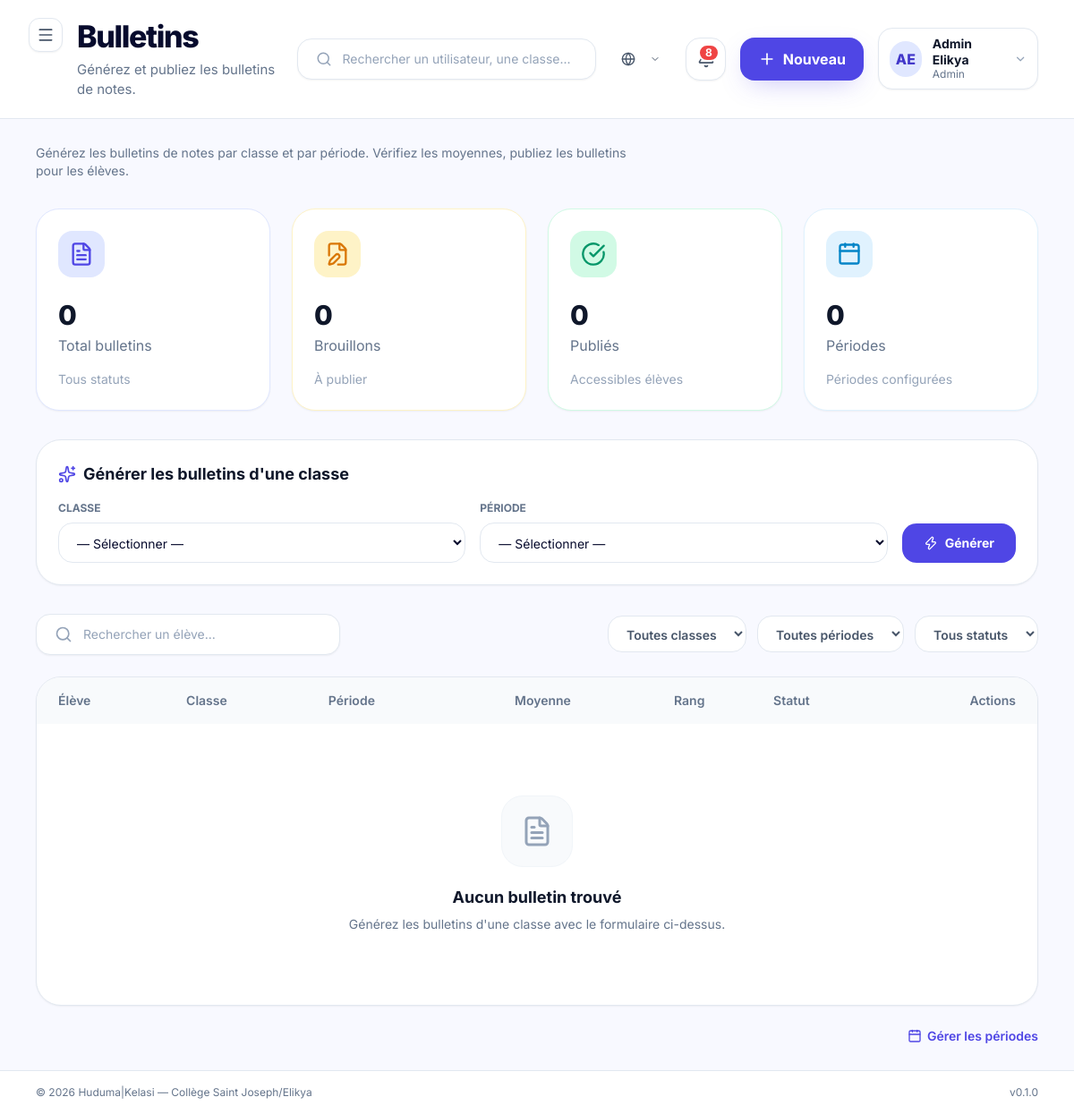
The page /students/admin/bulletins/ (signed in) on the database its author committed.
### apps/accounts/models.py (models this page shows, shortened)
class User(AbstractBaseUser, PermissionsMixin, BaseModel):
    email = models.EmailField(
        unique=True,
        verbose_name=_("Email"),
        help_text=_("Adresse email utilisée comme identifiant de connexion."),
    )
    first_name = models.CharField(
        max_length=80,
        verbose_name=_("Prénom"),
    )
    last_name = models.CharField(
        max_length=80,
        verbose_name=_("Nom"),
    )
    role = models.CharField(
        max_length=30,
        choices=UserRole.choices,
        default=UserRole.ELEVE,
        verbose_name=_("Rôle"),
        help_text=_("Rôle de l'utilisateur dans la plateforme."),
    )
    phone = models.CharField(
        max_length=30,
        blank=True,
        default="",
        verbose_name=_("Téléphone"),
    )
    avatar = models.ImageField(
        upload_to="avatars/",
        blank=True,
        null=True,
        verbose_name=_("Avatar"),
    )
    is_active = models.BooleanField(
        default=True,
        verbose_name=_("Actif"),
    )
    is_staff = models.BooleanField(
        default=False,
        verbose_name=_("Accès admin Django"),
    )
    date_joined = models.DateTimeField(
        auto_now_add=True,
        verbose_name=_("Date d'inscription"),
    )
    USERNAME_FIELD = "email"
    REQUIRED_FIELDS = ["first_name", "last_name"]
    objects = UserManager()
    class Meta:
        verbose_name = _("Utilisateur")
        verbose_name_plural = _("Utilisateurs")
        ordering = ["last_name", "first_name"]
        indexes = [
            models.Index(fields=["role"]),
            models.Index(fields=["is_active"]),
        ]
    @property
    def full_name(self) -> str:
        return f"{self.first_name} {self.last_name}".strip()
    @property
    def short_label(self) -> str:
        return ROLE_SHORT_LABELS.get(self.role, self.role)
    @property
    def initials(self) -> str:
        first = (self.first_name or "").strip()
        last = (self.last_name or "").strip()
        if first and last:
            return f"{first[0]}{last[0]}".upper()
        if first:
            return first[0].upper()
        if self.email:
            return self.email[0].upper()
        return "?"

### apps/students/views.py (the view)
# urls.py: path("admin/bulletins/", BulletinListView.as_view(), name="bulletin_list"),
class BulletinListView(HTMXMixin, RoleRequiredMixin, ListView):
    model = Bulletin
    template_name = "pages/admin/bulletins/index.html"
    partial_template_name = "pages/admin/bulletins/_bulletin_list.html"
    context_object_name = "bulletins"
    allowed_roles = [UserRole.ADMIN, UserRole.DIRECTEUR_ETUDES]
    paginate_by = 15
    def get_queryset(self):
        qs = Bulletin.objects.select_related(
            "eleve", "classe", "periode", "annee_scolaire"
        ).all().order_by("-created_at")
        search = self.request.GET.get("search", "").strip()
        if search:
            qs = qs.filter(
                eleve__first_name__icontains=search
            ) | qs.filter(
                eleve__last_name__icontains=search
            )
        classe_id = self.request.GET.get("classe", "")
        if classe_id:
            qs = qs.filter(classe_id=classe_id)
        periode_id = self.request.GET.get("periode", "")
        if periode_id:
            qs = qs.filter(periode_id=periode_id)
        statut = self.request.GET.get("statut", "")
        if statut:
            qs = qs.filter(statut=statut)
        return qs
    def get_context_data(self, **kwargs):
        ctx = super().get_context_data(**kwargs)
        ctx["page_title"] = "Bulletins"
        ctx["page_subtitle"] = "Générez et publiez les bulletins de notes."
        ctx["search_query"] = self.request.GET.get("search", "")
        ctx["active_classe"] = self.request.GET.get("classe", "")
        ctx["active_periode"] = self.request.GET.get("periode", "")
        ctx["active_statut"] = self.request.GET.get("statut", "")
        ctx["classes"] = Classe.objects.all().order_by("nom")
        ctx["periodes"] = Periode.objects.select_related("annee_scolaire").all().order_by("-annee_scolaire__date_debut", "ordre")
        ctx["stats_brouillons"] = Bulletin.objects.filter(statut=Bulletin.Statut.BROUILLON).count()
        ctx["stats_publies"] = Bulletin.objects.filter(statut=Bulletin.Statut.PUBLIE).count()
        qs_parts = []
        for key in ["search", "classe", "periode", "statut"]:
            val = self.request.GET.get(key, "")
            if val:
                qs_parts.append(f"{key}={val}")
        ctx["pagination_querystring"] = "&".join(qs_parts)
        return ctx

### apps/core/context_processors.py (called while the page is built)
def _get_unread_count(user):
    try:
        from apps.notifications.models import Notification
        return Notification.objects.filter(destinataire=user, lu=False).count()
    except Exception:
        return 0

### apps/core/managers.py (called while the page is built)
    def get_queryset(self):
        return super().get_queryset().filter(deleted_at__isnull=True)

### apps/core/mixins.py (called while the page is built)
    def dispatch(self, request, *args, **kwargs):
        user = request.user
        if not user.is_authenticated:
            return self.handle_no_permission()
        if self.allowed_roles and user.role not in self.allowed_roles:
            raise PermissionDenied(
                "Votre rôle ne vous permet pas d'accéder à cette page."
            )
        return super().dispatch(request, *args, **kwargs)

    def is_htmx_request(self) -> bool:
        request: HttpRequest = getattr(self, "request", None)
        if request is None:
            return False
        return request.headers.get("HX-Request", "false").lower() == "true"

    def get_template_names(self) -> list[str]:
        if self.is_htmx_request() and self.partial_template_name:
            return [self.partial_template_name]
        return super().get_template_names()  # type: ignore[misc]

### templates/pages/admin/bulletins/index.html (shortened to what this page needs)
{% extends "layouts/dashboard.html" %}
{% load huduma_tags %}
{% load static %}
{% block content %}
  <section class="mb-8">
    <p class="text-sm text-slate-500 max-w-2xl">
      Générez les bulletins de notes par classe et par période.
      Vérifiez les moyennes, publiez les bulletins pour les élèves.
    </p>
  </section>
  <section class="grid sm:grid-cols-4 gap-6 mb-8">
    {% include "components/cards/stats_card.html" with label="Total bulletins" value=paginator.count icon="file-text" color="indigo" footer="Tous statuts" %}
    {% include "components/cards/stats_card.html" with label="Brouillons" value=stats_brouillons icon="file-edit" color="amber" footer="À publier" %}
    {% include "components/cards/stats_card.html" with label="Publiés" value=stats_publies icon="check-circle" color="emerald" footer="Accessibles élèves" %}
    {% include "components/cards/stats_card.html" with label="Périodes" value=periodes|length icon="calendar" color="sky" footer="Périodes configurées" %}
  </section>
  <section class="bg-white border border-slate-200 rounded-[28px] shadow-sm p-6 mb-8">
    <h2 class="font-bold text-slate-900 text-lg mb-4 flex items-center gap-2">
      <i data-lucide="sparkles" class="w-5 h-5 text-indigo-600"></i>
      Générer les bulletins d'une classe
    </h2>
    <form method="post" action="{% url 'students:bulletin_generate' %}" class="flex flex-col sm:flex-row gap-4 items-end">
      <div class="flex-1 w-full">
        <label class="block text-xs font-bold text-slate-500 uppercase mb-2">Classe</label>
        <select name="classe" class="w-full bg-white border border-slate-200 rounded-2xl px-4 py-3 text-sm focus:border-indigo-500 focus:ring-4 focus:ring-indigo-100 outline-none">
          <option value="">— Sélectionner —</option>
        </select>
      </div>
      <div class="flex-1 w-full">
        <label class="block text-xs font-bold text-slate-500 uppercase mb-2">Période</label>
        <select name="periode" class="w-full bg-white border border-slate-200 rounded-2xl px-4 py-3 text-sm focus:border-indigo-500 focus:ring-4 focus:ring-indigo-100 outline-none">
          <option value="">— Sélectionner —</option>
        </select>
      </div>
      <button type="submit"
              class="bg-indigo-600 text-white px-6 py-3 rounded-2xl font-bold text-sm hover:bg-indigo-700 flex items-center gap-2 transition-colors whitespace-nowrap">
        <i data-lucide="zap" class="w-4 h-4"></i>
        Générer
      </button>
    </form>
  </section>
  <section class="flex flex-col lg:flex-row lg:items-center justify-between gap-4 mb-6">
    <form method="get" action="{% url 'students:bulletin_list' %}"
          class="flex items-center gap-3 w-full sm:w-[340px] bg-white border border-slate-200 rounded-2xl px-5 py-3 shadow-sm focus-within:border-indigo-500 focus-within:ring-4 focus-within:ring-indigo-100 transition-all">
      <i data-lucide="search" class="w-5 h-5 text-slate-400 flex-shrink-0"></i>
      <input type="text" name="search" value="{{ search_query|default:'' }}"
             placeholder="Rechercher un élève..."
             class="w-full outline-none text-sm bg-transparent text-slate-700 placeholder:text-slate-400"
             hx-get="{% url 'students:bulletin_list' %}"
             hx-target="#list-container"
             hx-trigger="keyup changed delay:300ms"
             hx-include="this">
    </form>
    <div class="flex flex-wrap items-center gap-3">
      <select name="classe" hx-get="{% url 'students:bulletin_list' %}" hx-target="#list-container" hx-trigger="change" hx-include="this"
              class="bg-white border border-slate-200 rounded-2xl px-4 py-2.5 text-sm font-semibold text-slate-600 focus:border-indigo-500 outline-none">
        <option value="">Toutes classes</option>
      </select>
      <select name="periode" hx-get="{% url 'students:bulletin_list' %}" hx-target="#list-container" hx-trigger="change" hx-include="this"
              class="bg-white border border-slate-200 rounded-2xl px-4 py-2.5 text-sm font-semibold text-slate-600 focus:border-indigo-500 outline-none">
        <option value="">Toutes périodes</option>
      </select>
      <select name="statut" hx-get="{% url 'students:bulletin_list' %}" hx-target="#list-container" hx-trigger="change" hx-include="this"
              class="bg-white border border-slate-200 rounded-2xl px-4 py-2.5 text-sm font-semibold text-slate-600 focus:border-indigo-500 outline-none">
        <option value="">Tous statuts</option>
      </select>
    </div>
  </section>
  <section id="list-container" class="bg-white border border-slate-200 rounded-[28px] shadow-sm overflow-hidden mb-6">
    {% include "pages/admin/bulletins/_bulletin_list.html" %}
  </section>
  <div class="flex justify-end">
    <a href="{% url 'students:periode_list' %}"
       class="text-sm font-semibold text-indigo-600 hover:text-indigo-700 flex items-center gap-1.5">
      <i data-lucide="calendar" class="w-4 h-4"></i>
      Gérer les périodes
    </a>
  </div>
{% endblock %}

### templates/partials/navbar.html (shortened to what this page needs)
<div class="flex flex-col lg:flex-row lg:items-center justify-between gap-6 w-full">
  <div class="flex items-start gap-4">
    <button
      @click="sidebarOpen = !sidebarOpen"
      class="xl:hidden p-2 -ml-2 rounded-xl bg-white border border-slate-200 text-slate-600 hover:bg-slate-50 shadow-sm"
      aria-label="Basculer la sidebar"
    >
      <i data-lucide="menu" class="w-5 h-5"></i>
    </button>
    <div>
      <h2 class="text-[26px] lg:text-[34px] font-extrabold tracking-[-0.04em] text-kelasi-ink leading-tight">
        {% block navbar_title %}{{ page_title|default:"Tableau de bord" }}{% endblock %}
      </h2>
      {% if page_subtitle %}
        <p class="mt-1 text-slate-500 text-[14px] lg:text-[15px]">{{ page_subtitle }}</p>
      {% endif %}
    </div>
  </div>
  <div class="flex items-center gap-4">
    <div class="hidden md:flex items-center gap-3 w-[300px] lg:w-[360px] bg-white border border-slate-200 rounded-2xl px-5 py-3 shadow-sm">
      <i data-lucide="search" class="w-5 h-5 text-slate-400"></i>
      <input
        type="text"
        placeholder="Rechercher un utilisateur, une classe..."
        class="w-full outline-none text-sm bg-transparent text-slate-700 placeholder:text-slate-400"
      >
    </div>
    {% include "partials/language_switcher.html" %}
    <a
      href="{% url 'notifications:list' %}"
      class="relative w-12 h-12 rounded-2xl bg-white border border-slate-200 flex items-center justify-center shadow-sm hover:bg-slate-50"
      title="Notifications"
    >
      {% if unread_notifications_count > 0 %}
        <span class="absolute top-1.5 right-1.5 min-w-[20px] h-5 px-1.5 bg-red-500 text-white text-xs font-bold rounded-full flex items-center justify-center border-2 border-white">
          {{ unread_notifications_count }}
        </span>
      {% endif %}
    </a>
    {% if current_user_role == 'admin' %}
      <button class="hidden sm:flex bg-indigo-600 text-white px-5 py-3 rounded-2xl font-bold items-center gap-2 shadow-indigo-glow hover:bg-indigo-700 transition-colors">
        <i data-lucide="plus" class="w-5 h-5"></i>
        Nouveau
      </button>
    {% endif %}
    <div class="relative" x-data="{ userMenuOpen: false }">
      <button
        @click="userMenuOpen = !userMenuOpen"
        class="flex items-center gap-3 bg-white border border-slate-200 rounded-2xl px-3 py-2 shadow-sm hover:bg-slate-50"
      >
        <span class="w-10 h-10 rounded-full bg-indigo-100 text-indigo-700 flex items-center justify-center font-extrabold">
          {{ request.user.initials }}
        </span>
        <div class="hidden lg:block text-left">
          <p class="text-sm font-bold text-slate-900 leading-tight">{{ request.user.full_name }}</p>
          <p class="text-xs text-slate-500">{{ request.user.short_label }}</p>
        </div>
        <i data-lucide="chevron-down" class="w-4 h-4 text-slate-400 hidden lg:block"></i>
      </button>
    </div>
  </div>
</div>

### templates/layouts/base.html (style rules this page uses)
body { font-family: 'Inter', system-ui, sans-serif; }

### rows shown on the page
User: user.initials "AE", user.full_name "Admin Elikya", user.short_label "Admin"

### other values the page prints
{{ page_title|default:"Tableau de bord" }} "Bulletins"
{{ page_subtitle }} "Générez et publiez les bulletins de notes."
{{ unread_notifications_count }} "8"
{{ value }} "0 0 0 0"
{{ label }} "Total bulletins Brouillons Publiés Périodes"
{{ footer }} "Tous statuts À publier Accessibles élèves Périodes configurées"
{{ HUDUMA_NAME }} "Huduma"
{{ HUDUMA_VERSION }} "0.1.0"
